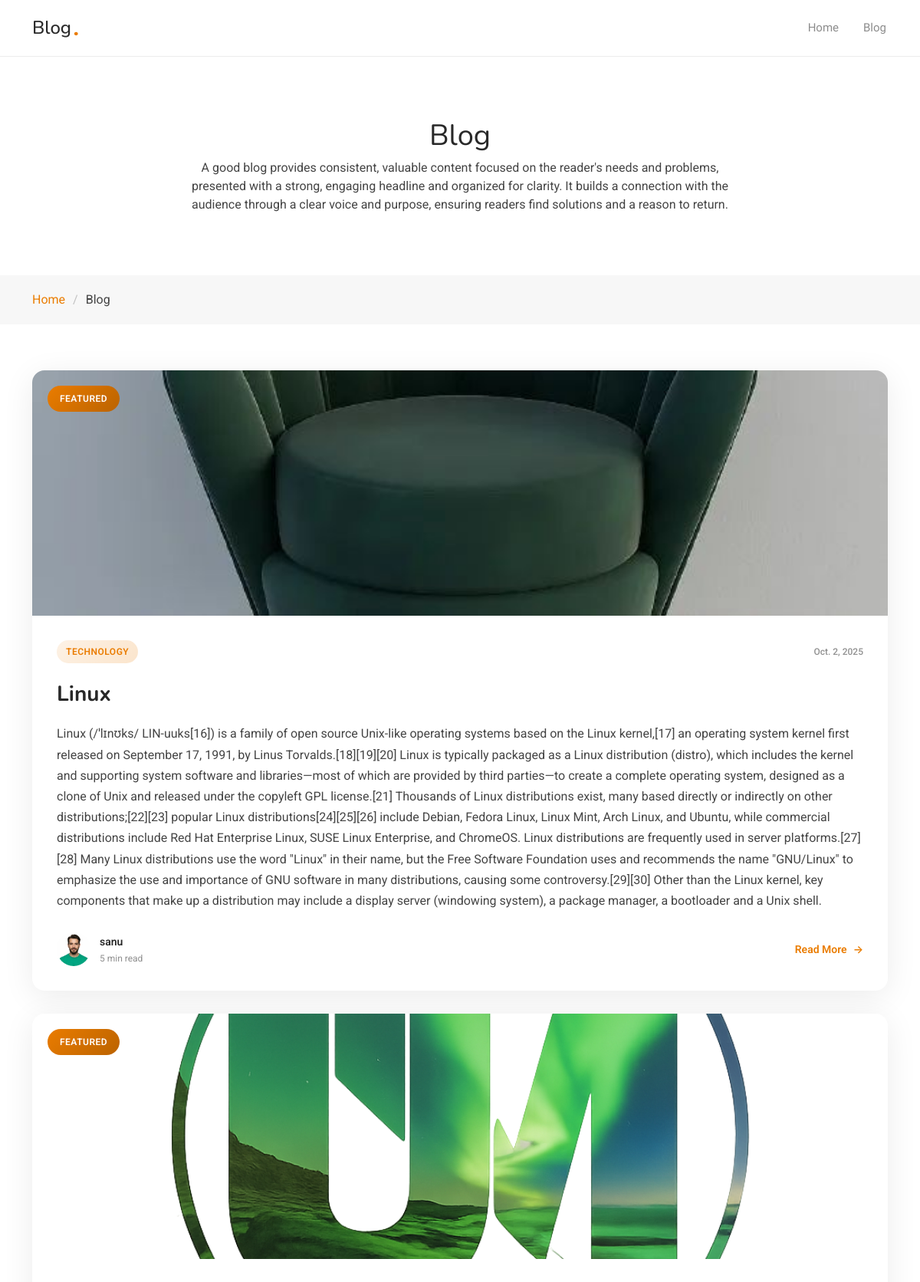
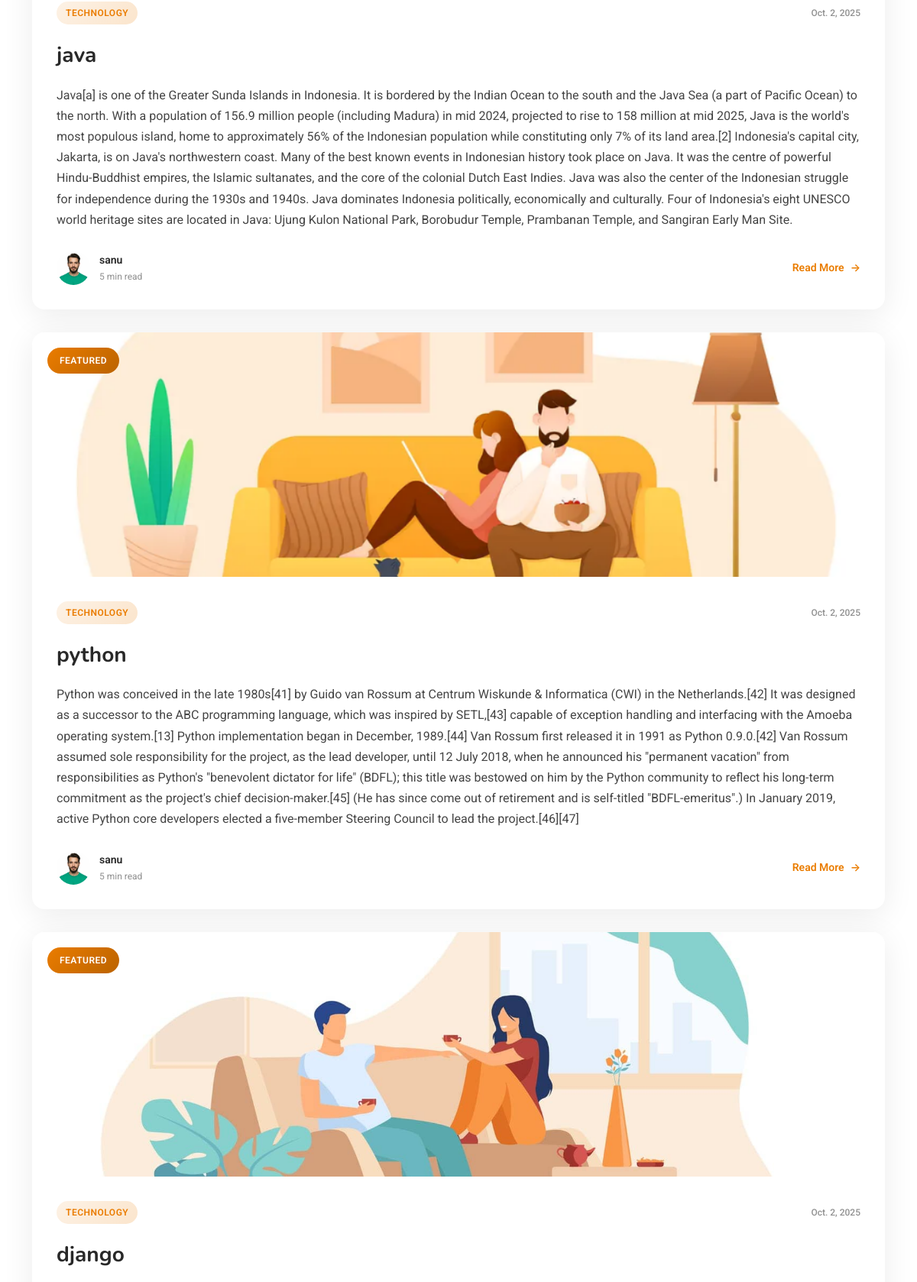
Screenshot of /reader (upper part) with the database file from the repository (2 pictures, top to bottom).
### Blog/models.py (models this page shows, shortened)
class Blog(models.Model):
    title=models.CharField(max_length=200)
    content=models.TextField()
    blog_pic=models.ImageField(upload_to="media",default="media/no_image.png")
    added_date=models.DateField(auto_now_add=True)
    user_id=models.ForeignKey(User,on_delete=models.CASCADE)

### Blog/views.py (the view)
# urls.py: path("reader",views.ReaderHome.as_view(),name="reader"),
class ReaderHome(View):
    def get(self,request):
        blog=Blog.objects.all()
        return render(request,"reader_home.html",{"blog":blog})

### Blog/templates/reader_home.html (shortened to what this page needs)
{% extends 'starter-page.html' %}
{% load static %}
{% block main %}
  <main class="main">
    <div class="page-title">
      <div class="heading">
        <div class="container">
          <div class="row d-flex justify-content-center text-center">
            <div class="col-lg-8">
              <h1 class="heading-title">Blog</h1>
              <p class="mb-0">
                A good blog provides consistent, valuable content focused on the reader's needs and problems, presented with a strong, engaging headline and organized for clarity. It builds a connection with the audience through a clear voice and purpose, ensuring readers find solutions and a reason to return.
              </p>
            </div>
          </div>
        </div>
      </div>
      <nav class="breadcrumbs">
        <div class="container">
          <ol>
            <li><a href="index.html">Home</a></li>
            <li class="current">Blog</li>
          </ol>
        </div>
      </nav>
    </div>
    <section id="blog-posts" class="blog-posts section">
      <div class="container" data-aos="fade-up" data-aos-delay="100">
        <div class="row">
          <div class="col-lg-12" data-aos="fade-up" data-aos-delay="100">
          {% for i in blog %}
            <article class="featured-post">
              <div class="featured-img">
                <img src="{{ i.blog_pic.url }}" alt="" class="img-fluid" loading="lazy">
                <div class="featured-badge">Featured</div>
              </div>
              <div class="featured-content">
                <div class="post-header">
                  <a href="#" class="category">Technology</a>
                  <span class="post-date">{{i.added_date}}</span>
                </div>
                <h2 class="post-title">
                  <a href="#">{{i.title}}</a>
                </h2>
                <p class="post-excerpt">
                 {{i.content}}
                </p>
                <div class="post-footer">
                  <div class="author-info">
                    <img src="{% static  'assets/img/person/person-m-8.webp' %}" alt="" class="author-avatar">
                    <div class="author-details">
                      <span class="author-name">{{i.user_id}}</span>
                      <span class="read-time">5 min read</span>
                    </div>
                  </div>
                  <a href="#" class="read-more">Read More</a>
                </div>
              </div>
            </article>
{% endfor %}
          </div>
        </div>
      </div>
    </section>
  </main>
{% endblock %}

### Blog/templates/starter-page.html (shortened to what this page needs)
{% load static %}
<!DOCTYPE html>
<html lang="en">
<head>
  <link href="{% static 'assets/vendor/bootstrap/css/bootstrap.min.css' %}" rel="stylesheet">
  <link href="{% static 'assets/vendor/bootstrap-icons/bootstrap-icons.css' %}" rel="stylesheet">
  <link href="{% static 'assets/vendor/aos/aos.css' %}" rel="stylesheet">
  <link href="{% static 'assets/vendor/swiper/swiper-bundle.min.css' %}" rel="stylesheet">
  <link href="{% static 'assets/vendor/glightbox/css/glightbox.min.css' %}" rel="stylesheet">
  <link href="{% static 'assets/css/main.css' %}" rel="stylesheet">
</head>
<body class="starter-page-page">
  <header id="header" class="header d-flex align-items-center sticky-top">
    <div class="container position-relative d-flex align-items-center justify-content-between">
      <a href="index.html" class="logo d-flex align-items-center me-auto me-xl-0">
        <h1 class="sitename">Blog</h1><span>.</span>
      </a>
      <nav id="navmenu" class="navmenu">
        <ul>
          <li><a href="#hero">Home</a></li>
          <li><a href="blog.html">Blog</a></li>
        </ul>
      </nav>
    </div>
  </header>
{% block main %}
{% endblock %}
</body>
</html>

### rows the page displays
Blog: blog_pic (picture), added_date "Oct. 2, 2025", title "Linux", content "Linux (/ˈlɪnʊks/ LIN-uuks[16]) is a family of open source Unix-like operating systems based on the Linux kernel,[17] an operating system kernel first released on September 17, 1991, by Linus Torvalds.[18][19][20] Linux is typically packaged as a Linux distribution (distro), which includes the kernel and supporting system software and libraries—most of which are provided by third parties—to create a complete operating system, designed as a clone of Unix and released under the copyleft GPL license.[21] Thousands of Linux distributions exist, many based directly or indirectly on other distributions;[22][23] popular Linux distributions[24][25][26] include Debian, Fedora Linux, Linux Mint, Arch…", user_id "sanu"
Blog: blog_pic (placeholder picture), added_date "Oct. 2, 2025", title "java", content "Java[a] is one of the Greater Sunda Islands in Indonesia. It is bordered by the Indian Ocean to the south and the Java Sea (a part of Pacific Ocean) to the north. With a population of 156.9 million people (including Madura) in mid 2024, projected to rise to 158 million at mid 2025, Java is the world's most populous island, home to approximately 56% of the Indonesian population while constituting only 7% of its land area.[2] Indonesia's capital city, Jakarta, is on Java's northwestern coast. Many of the best known events in Indonesian history took place on Java. It was the centre of powerful Hindu-Buddhist empires, the Islamic sultanates, and the core of the colonial Dutch East Indies. Java…", user_id "sanu"
Blog: blog_pic (picture), added_date "Oct. 2, 2025", title "python", content "Python was conceived in the late 1980s[41] by Guido van Rossum at Centrum Wiskunde & Informatica (CWI) in the Netherlands.[42] It was designed as a successor to the ABC programming language, which was inspired by SETL,[43] capable of exception handling and interfacing with the Amoeba operating system.[13] Python implementation began in December, 1989.[44] Van Rossum first released it in 1991 as Python 0.9.0.[42] Van Rossum assumed sole responsibility for the project, as the lead developer, until 12 July 2018, when he announced his \"permanent vacation\" from responsibilities as Python's \"benevolent dictator for life\" (BDFL); this title was bestowed on him by the Python community to reflect…", user_id "sanu"
Blog: blog_pic (picture), added_date "Oct. 2, 2025", title "django"
